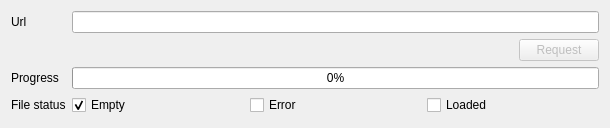
<?xml version="1.0" encoding="UTF-8"?>
<ui version="4.0">
 <class>FileFromUrlForm</class>
 <widget class="QWidget" name="FileFromUrlForm">
  <property name="geometry">
   <rect>
    <x>0</x>
    <y>0</y>
    <width>610</width>
    <height>128</height>
   </rect>
  </property>
  <property name="windowTitle">
   <string>Form</string>
  </property>
  <layout class="QGridLayout" name="gridLayout">
   <item row="0" column="0">
    <widget class="QLabel" name="label">
     <property name="text">
      <string>Url</string>
     </property>
    </widget>
   </item>
   <item row="0" column="1">
    <widget class="QLineEdit" name="le_url"/>
   </item>
   <item row="1" column="1">
    <layout class="QHBoxLayout" name="horizontalLayout_2">
     <item>
      <spacer name="horizontalSpacer">
       <property name="orientation">
        <enum>Qt::Horizontal</enum>
       </property>
       <property name="sizeHint" stdset="0">
        <size>
         <width>40</width>
         <height>20</height>
        </size>
       </property>
      </spacer>
     </item>
     <item>
      <widget class="QPushButton" name="pb_request">
       <property name="enabled">
        <bool>false</bool>
       </property>
       <property name="text">
        <string>Request</string>
       </property>
      </widget>
     </item>
    </layout>
   </item>
   <item row="2" column="0">
    <widget class="QLabel" name="label_2">
     <property name="text">
      <string>Progress</string>
     </property>
    </widget>
   </item>
   <item row="2" column="1">
    <widget class="QProgressBar" name="progressBar">
     <property name="value">
      <number>0</number>
     </property>
    </widget>
   </item>
   <item row="3" column="0">
    <widget class="QLabel" name="label_3">
     <property name="text">
      <string>File status</string>
     </property>
    </widget>
   </item>
   <item row="3" column="1">
    <layout class="QHBoxLayout" name="horizontalLayout">
     <item>
      <widget class="CheckBoxReadOnly" name="cb_empty">
       <property name="text">
        <string>Empty</string>
       </property>
       <property name="checked">
        <bool>true</bool>
       </property>
       <property name="autoExclusive">
        <bool>true</bool>
       </property>
      </widget>
     </item>
     <item>
      <widget class="CheckBoxReadOnly" name="cb_error">
       <property name="text">
        <string>Error</string>
       </property>
       <property name="autoExclusive">
        <bool>true</bool>
       </property>
      </widget>
     </item>
     <item>
      <widget class="CheckBoxReadOnly" name="cb_loaded">
       <property name="text">
        <string>Loaded</string>
       </property>
       <property name="autoExclusive">
        <bool>true</bool>
       </property>
      </widget>
     </item>
    </layout>
   </item>
  </layout>
 </widget>
 <customwidgets>
  <customwidget>
   <class>CheckBoxReadOnly</class>
   <extends>QCheckBox</extends>
   <header>CustomWidget/CheckBoxReadOnly.h</header>
  </customwidget>
 </customwidgets>
 <resources/>
 <connections/>
</ui>
